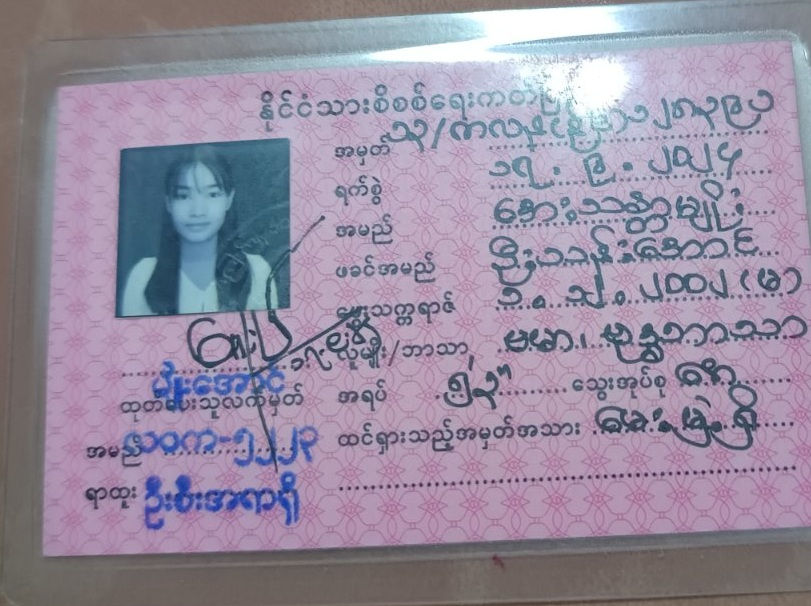
#> input picture IMG-cca14d691e489816365a00ae97678d96-V.jpg, 811 x 606 px
$ python -i card_fields.py   (imports and definitions only)
#> lines starting #> are read from the running program, lines starting #| are printed output that depends on the picture
"""Locate and crop the handwritten fields (name / father's name / NRC number) on an old-style
Myanmar NRC card, without any trained model.

The printed label "ဖခင်အမည်" is found by multi-scale template matching. Every other field sits at a
fixed offset from that label (measured in label widths), so the crops follow the card's scale and
position in the photo.
"""
from pathlib import Path
from typing import Dict, Optional, Tuple

import cv2
import numpy as np

TEMPLATE_PATH = Path(__file__).resolve().parent / "assets" / "label_father.png"
CHECK_PATH = Path(__file__).resolve().parent / "assets" / "label_birth.png"   # second label, used to confirm the layout
CHECK_OFFSET = (5, 115)   # check-label position relative to the father label, in template pixels
CHECK_MIN_SCORE = 0.35
WORK_SIZE = 1400          # longest image side used for matching
MIN_SCORE = 0.5           # below this the label was not found reliably
ROW_PITCH = 0.41          # distance between field rows, in label widths

_template_cache: Optional[np.ndarray] = None


def _enhance(gray: np.ndarray) -> np.ndarray:
    """Dark-stroke map that is robust to uneven light and the pink guilloche pattern."""
    gray = cv2.createCLAHE(3.0, (4, 4)).apply(gray)
    kernel = cv2.getStructuringElement(cv2.MORPH_ELLIPSE, (13, 13))
    return cv2.GaussianBlur(cv2.morphologyEx(gray, cv2.MORPH_BLACKHAT, kernel), (3, 3), 0)


# [87 lines left out: functions _template, _confirm_layout, find_father_label, crop_fields, ink_view, not called in this run]

>>> import cv2
>>> picture = cv2.imread('IMG-cca14d691e489816365a00ae97678d96-V.jpg', cv2.IMREAD_GRAYSCALE)
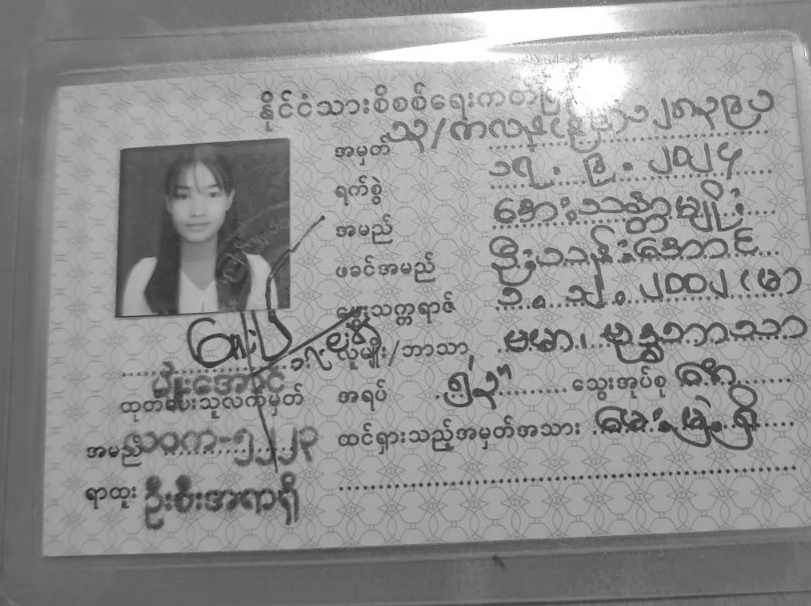
#> picture: shape (606, 811); min 33, max 255, mean 145.9
>>> result = _enhance(picture)
#> in _enhance, `gray = cv2.createCLAHE(3.0, (4, 4)).apply(gray)`:
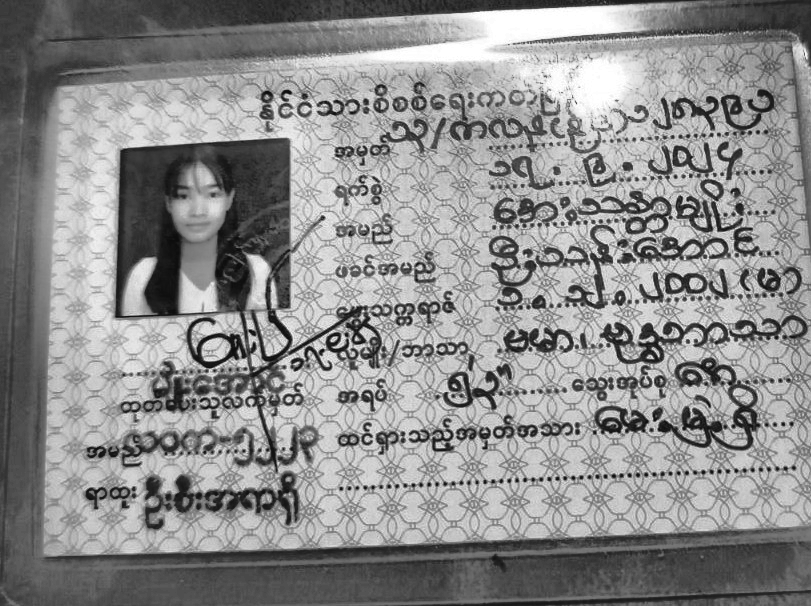
#> gray: shape (606, 811); min 11, max 255, mean 140.6
#> in _enhance, `return cv2.GaussianBlur(cv2.morphologyEx(gray, cv2.MORPH_BLACKHAT, ker..`:
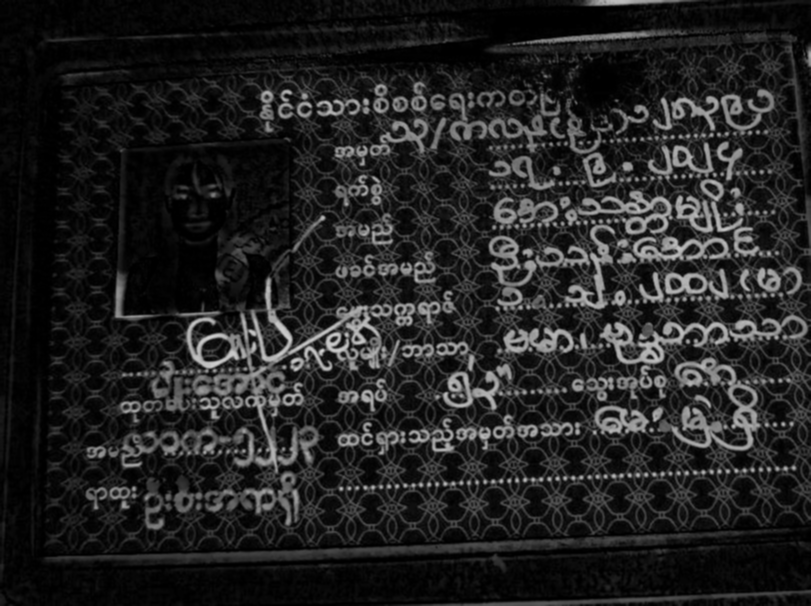
#> returned value: shape (606, 811); min 0, max 209, mean 34.2

$ run again, on Daw Kyu Kyu.jpg
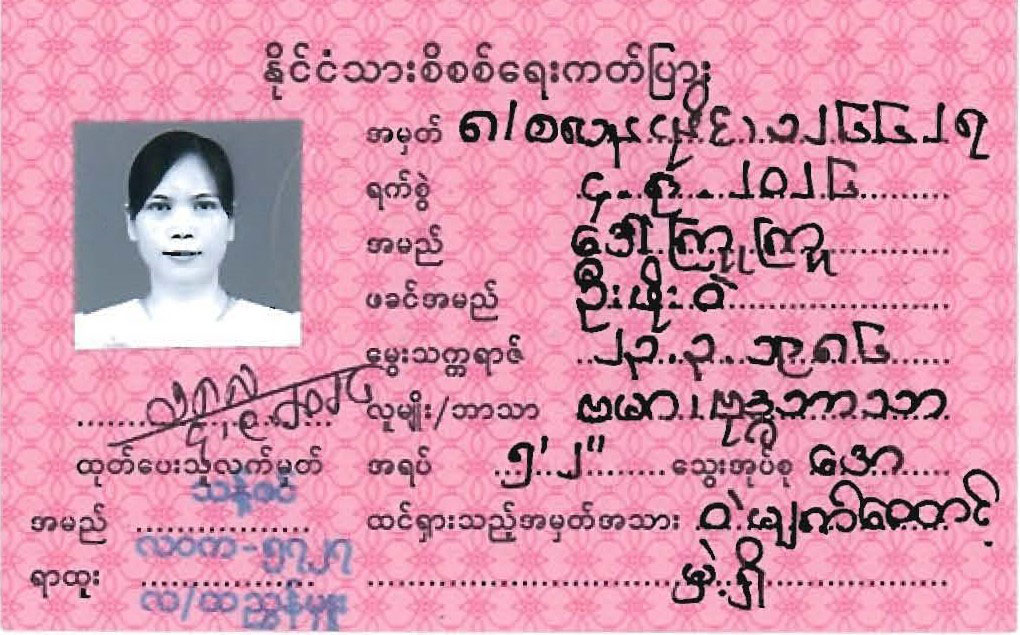
#> input picture Daw Kyu Kyu.jpg, 1020 x 635 px
#> in _enhance, `gray = cv2.createCLAHE(3.0, (4, 4)).apply(gray)`:
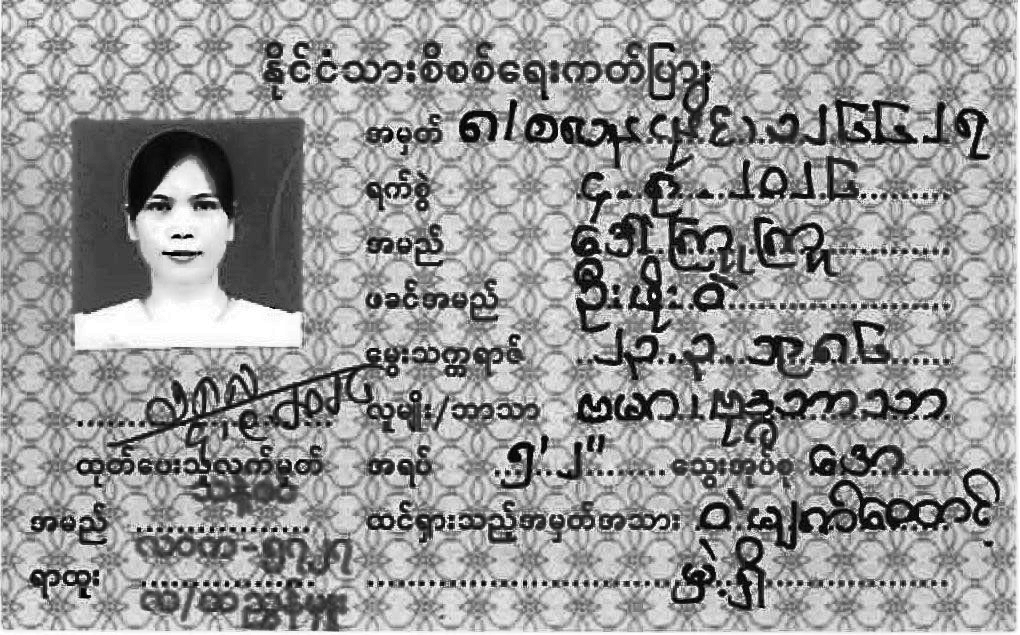
#> gray: shape (635, 1020); min 0, max 255, mean 151.9
#> in _enhance, `return cv2.GaussianBlur(cv2.morphologyEx(gray, cv2.MORPH_BLACKHAT, ker..`:
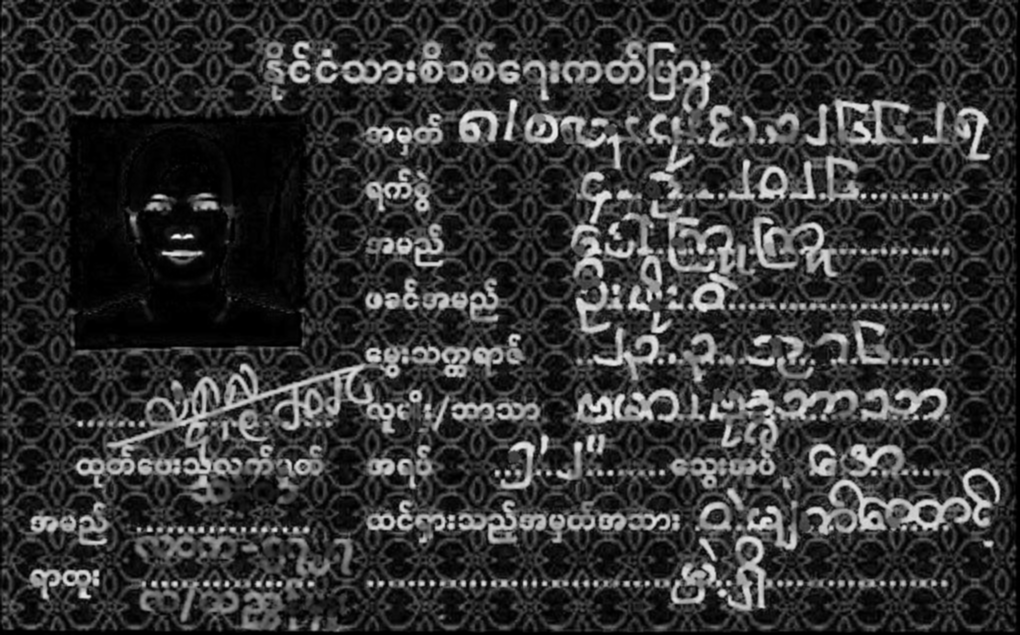
#> returned value: shape (635, 1020); min 0, max 251, mean 51.8

$ run again, on IMG_3280.jpg
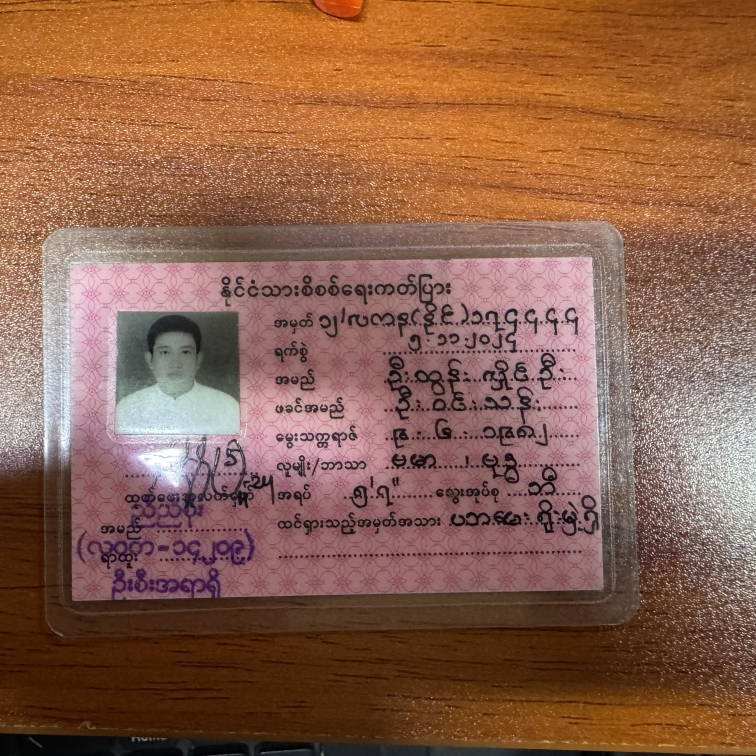
#> input picture IMG_3280.jpg, 3024 x 3024 px (shown at 1/4 size)
#> in _enhance, `gray = cv2.createCLAHE(3.0, (4, 4)).apply(gray)`:
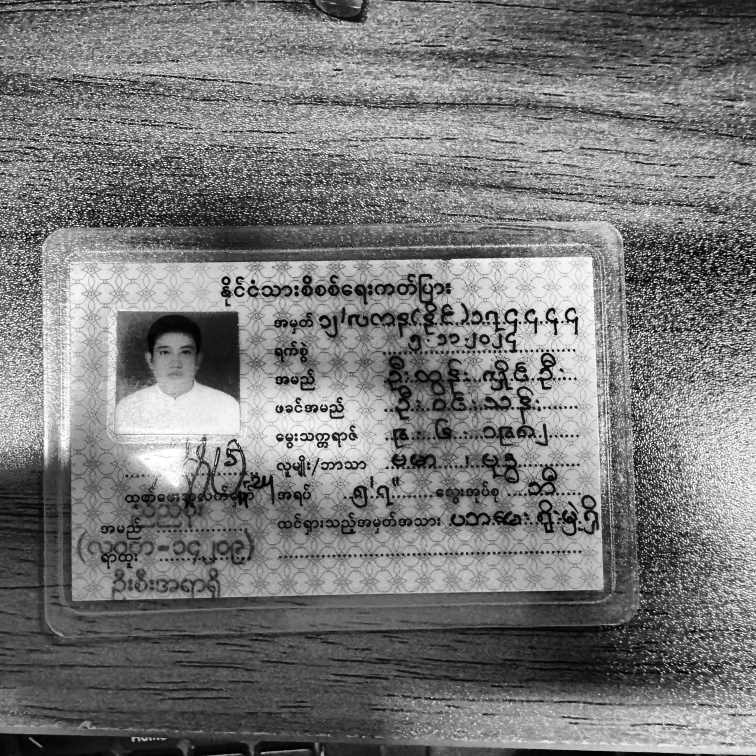
#> gray: shape (3024, 3024) (shown at 1/4 size); min 0, max 255, mean 120.9
#> in _enhance, `return cv2.GaussianBlur(cv2.morphologyEx(gray, cv2.MORPH_BLACKHAT, ker..`:
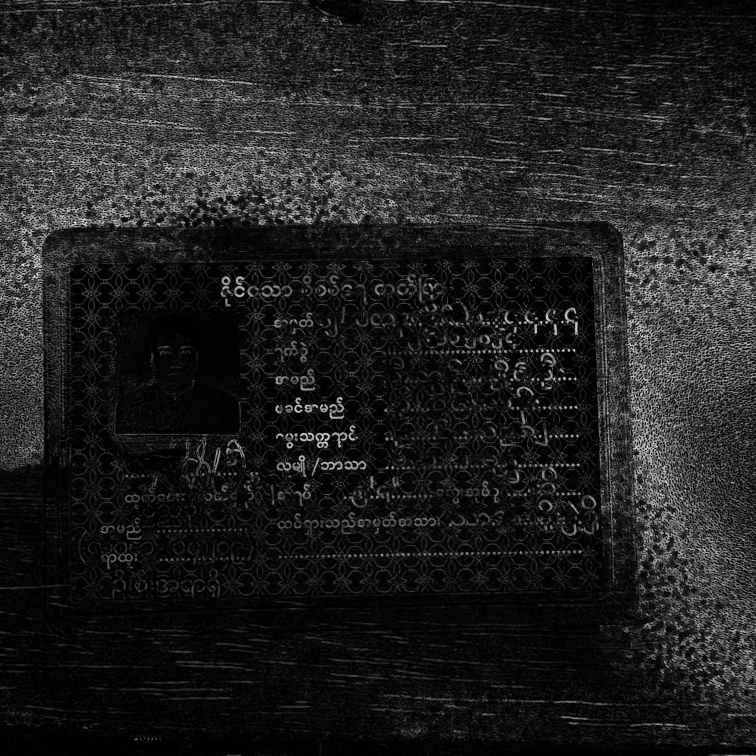
#> returned value: shape (3024, 3024) (shown at 1/4 size); min 0, max 237, mean 32.1
